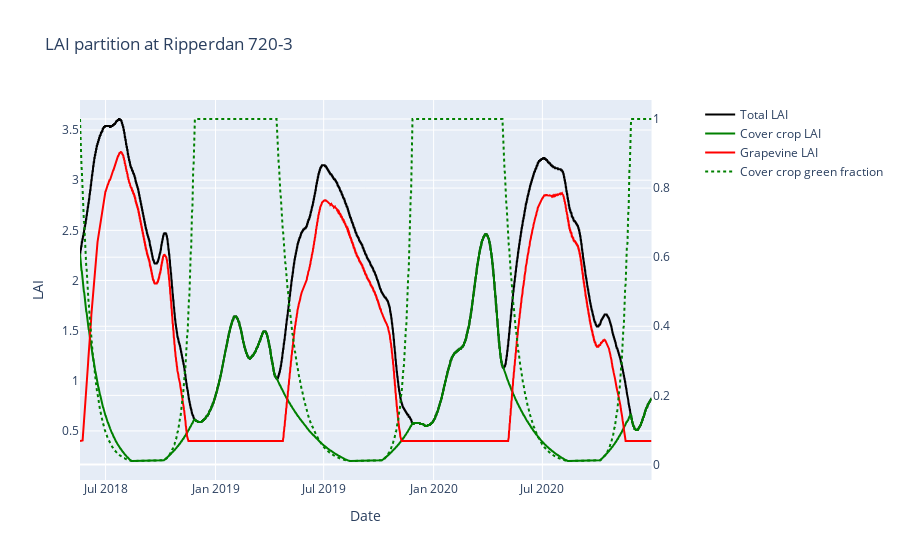

Notebook cell for this chart:
### Markdown cell above
#### Visualize LAI partitioning

### Code cell
from plotly.subplots import make_subplots
import plotly.graph_objects as go
fig = make_subplots(specs=[[{"secondary_y": True}]])
fig.add_trace(go.Scatter(x=ec["TIMESTAMP"].values, y=ec['LAI'].values, 
                         name="Total LAI", mode="lines", line={"color": "black"}))

fig.add_trace(go.Scatter(x=ec["TIMESTAMP"].values, y=lai_cc, 
                         name="Cover crop LAI", mode="lines", line={"color": "green"}))
fig.add_trace(go.Scatter(x=ec["TIMESTAMP"].values, y=lai_vine, 
                         name="Grapevine LAI", mode="lines", line={"color": "red"}))
fig.add_trace(go.Scatter(x=ec["TIMESTAMP"].values, y=fg_cc, 
                         name="Cover crop green fraction", mode="lines", line={"color": "green", "dash": "dot"}),
              secondary_y=True)
fig.update_layout(title_text=f"LAI partition at {w_site.label}",
                  xaxis_title="Date", yaxis_title="LAI")

### Figure 1 — Plotly figure (JSON) as saved in the notebook; plotly's stock layout.template omitted (floating-point values rounded to 4 significant figures; data arrays with more than 128 entries replaced by an {"elided": "..."} marker saying what was removed)
{"data": [{"line": {"color": "black"}, "mode": "lines", "name": "Total LAI", "type": "scatter", "x": {"elided": "11949 str values"}, "y": {"elided": "11949 float values"}}, {"line": {"color": "green"}, "mode": "lines", "name": "Cover crop LAI", "type": "scatter", "x": {"elided": "11949 str values"}, "y": {"elided": "11949 float values"}}, {"line": {"color": "red"}, "mode": "lines", "name": "Grapevine LAI", "type": "scatter", "x": {"elided": "11949 str values"}, "y": {"elided": "11949 float values"}}, {"line": {"color": "green", "dash": "dot"}, "mode": "lines", "name": "Cover crop green fraction", "type": "scatter", "x": {"elided": "11949 str values"}, "xaxis": "x", "y": {"elided": "11949 float values"}, "yaxis": "y2"}], "layout": {"title": {"text": "LAI partition at Ripperdan 720-3"}, "xaxis": {"anchor": "y", "domain": [0, 0.94], "title": {"text": "Date"}}, "yaxis": {"anchor": "x", "domain": [0, 1], "title": {"text": "LAI"}}, "yaxis2": {"anchor": "x", "overlaying": "y", "side": "right"}}}
